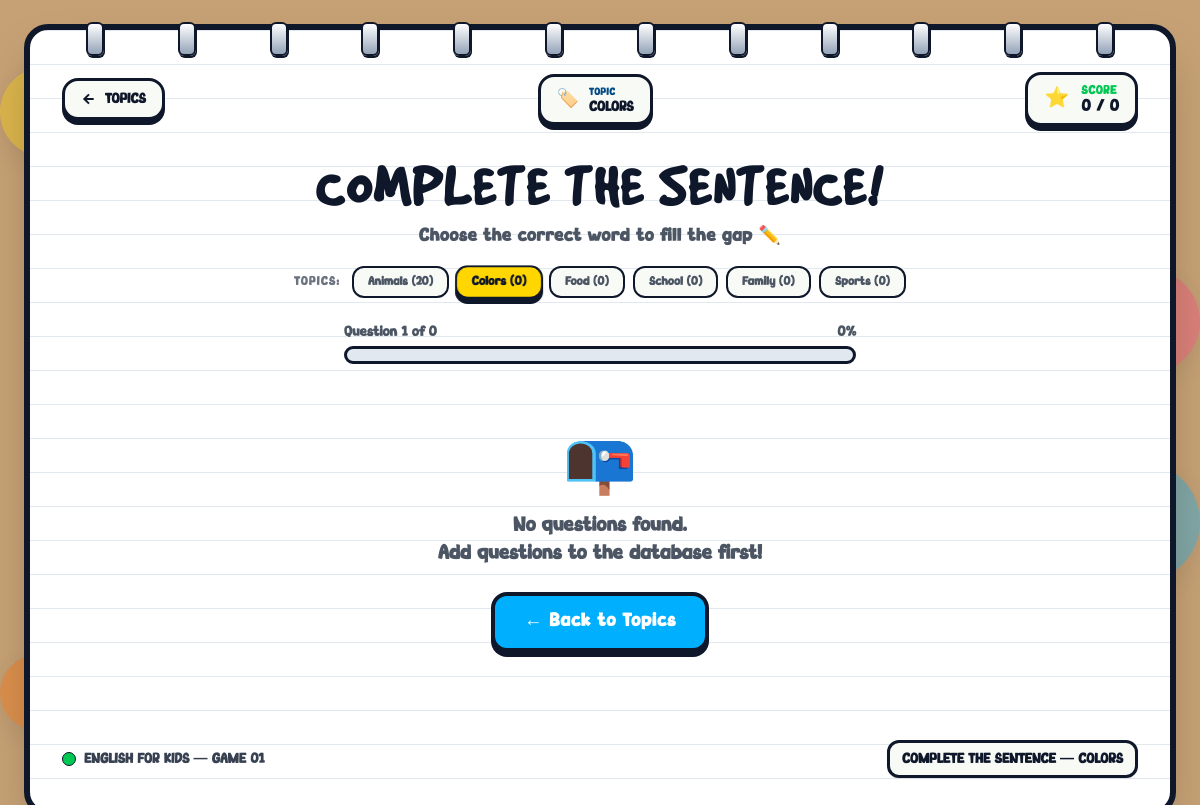
The page /jogo-ingles.php?tema=2 on the database its author committed.
### tables this page shows
CREATE TABLE IF NOT EXISTS Tema (
id INT PRIMARY KEY NOT NULL AUTO_INCREMENT,
id_jogo INT,
nome varchar(255) NOT NULL,
FOREIGN KEY (id_jogo) REFERENCES jogo (id)
);

### jogo-ingles.php (the view, shortened to what this page needs)
<?php
   require_once 'config/config.php';
   $id_jogo = 1;
   $sql_temas = "
       SELECT
           t.`id`,
           t.`nome`,
           COUNT(p.`id`) AS total_perguntas
       FROM `Tema` t
       LEFT JOIN `Pergunta` p ON p.`id_tema` = t.`id`
       WHERE t.`id_jogo` = ? OR t.`id_jogo` IS NULL
       GROUP BY t.`id`, t.`nome`
       ORDER BY t.`id` ASC
   ";
   $stmt_temas = $conn->prepare($sql_temas);
   $stmt_temas->bind_param("i", $id_jogo);
   $stmt_temas->execute();
   $res_temas = $stmt_temas->get_result();
   $temas_disponiveis = [];
   while ($t = $res_temas->fetch_assoc()) {
       $temas_disponiveis[] = [
           'id'              => (int) $t['id'],
           'nome'            => $t['nome'],
           'total_perguntas' => (int) $t['total_perguntas'],
       ];
   }
   $tema_param = $_GET['tema'] ?? $_GET['id_tema'] ?? null;
   $tema_ativo = null;
   if (!empty($temas_disponiveis)) {
       if ($tema_param !== null && $tema_param !== '') {
           foreach ($temas_disponiveis as $t) {
               if ((string) $t['id'] === (string) $tema_param || strcasecmp($t['nome'], (string) $tema_param) === 0) {
                   $tema_ativo = $t;
                   break;
               }
           }
       }
   }
   $perguntas = [];
shuffle($perguntas);
$total_perguntas = count($perguntas);
?>
<!DOCTYPE html>
<html lang="en">
<head>
    <script src="https://cdn.tailwindcss.com"></script>
    <link rel="stylesheet" href="css/jogo-ingles.css">
</head>
<body class="font-bingo min-h-screen text-tinta-escura flex flex-col justify-between p-2 sm:p-4 md:p-6 relative">
    <div id="livro-conteiner-principal"
         class="w-full flex-1 flex flex-col justify-between caderno-pagina-branca rounded-3xl shadow-2xl p-4 sm:p-6 md:p-8 relative">
        <div id="espiral-topo-caderno"
             class="w-full flex justify-between items-center -mt-8 sm:-mt-10 mb-4 z-20 px-2 sm:px-6">
            <div class="espiral-caderno"></div>
            <div class="espiral-caderno"></div>
            <div class="espiral-caderno"></div>
            <div class="espiral-caderno"></div>
            <div class="espiral-caderno"></div>
            <div class="espiral-caderno"></div>
            <div class="espiral-caderno"></div>
            <div class="espiral-caderno hidden sm:block"></div>
            <div class="espiral-caderno hidden sm:block"></div>
            <div class="espiral-caderno hidden md:block"></div>
            <div class="espiral-caderno hidden md:block"></div>
            <div class="espiral-caderno hidden md:block"></div>
        </div>
        <header id="cabecalho-jogo"
                class="w-full flex flex-wrap items-center justify-between gap-4 pb-4 mb-4">
            <a href="temas-ingles.php"
               class="cartao-dinamico flex items-center gap-2 bg-papel-claro borda-tinta-escura rounded-2xl px-4 py-2 shadow-sombra-cartum-branca font-bingo font-bold text-sm text-tinta-escura hover:bg-yellow-100 transition-colors"
               style="text-decoration: none;">
                <svg class="w-4 h-4" fill="none" stroke="currentColor" stroke-width="3" viewBox="0 0 24 24">
                    <path d="M19 12H5M12 5l-7 7 7 7"/>
                </svg>
                TOPICS
            </a>
            <?php if ($tema_ativo): ?>
            <div id="badge-tema-ativo"
                 class="flex items-center gap-2.5 bg-papel-claro borda-tinta-escura rounded-2xl px-4 py-2 shadow-sombra-cartum-branca">
                <span class="text-lg">🏷️</span>
                <div>
                    <span class="block text-[10px] font-black text-azul-escuro uppercase tracking-wider font-bingo">TOPIC</span>
                    <span class="block font-bingo text-sm font-extrabold text-tinta-escura uppercase leading-none">
                        <?= htmlspecialchars($tema_ativo['nome']) ?>
                    </span>
                </div>
            </div>
            <?php endif; ?>
            <div id="placar-jogo"
                 class="flex items-center gap-3 bg-papel-claro borda-tinta-escura rounded-2xl px-4 py-2 shadow-sombra-cartum-branca">
                <span class="text-xl">⭐</span>
                <div>
                    <span class="block text-xs font-black text-verde-vibrante uppercase tracking-wider font-bingo">SCORE</span>
                    <span id="texto-placar"
                          class="block font-bingo text-base font-bold text-tinta-escura leading-none">
                        0 / <?= $total_perguntas ?>
                    </span>
                </div>
            </div>
        </header>
        <main id="area-jogo" class="w-full my-auto flex flex-col items-center gap-6 max-w-3xl mx-auto">
            <div class="text-center">
                <h1 class="font-gooddog text-4xl sm:text-5xl md:text-6xl font-bold text-tinta-escura tracking-wider leading-tight">
                    COMPLETE THE SENTENCE!
                </h1>
                <p class="font-bingo text-base sm:text-lg font-extrabold text-gray-600 tracking-wide mt-1">
                    Choose the correct word to fill the gap ✏️
                </p>
            </div>
            <?php if (count($temas_disponiveis) > 1): ?>
            <div id="seletor-temas" class="flex flex-wrap items-center justify-center gap-2 -mt-2">
                <span class="font-bingo font-black text-xs text-gray-500 uppercase tracking-widest mr-1">TOPICS:</span>
                <?php foreach ($temas_disponiveis as $t): ?>
                    <a href="jogo-ingles.php?tema=<?= urlencode($t['id']) ?>"
                       class="cartao-dinamico px-3.5 py-1.5 rounded-xl font-bingo font-bold text-xs border-2 border-tinta-escura transition-all <?= ($tema_ativo && $tema_ativo['id'] === $t['id']) ? 'bg-amarelo-vibrante text-tinta-escura shadow-sombra-cartum-branca scale-105' : 'bg-papel-claro text-gray-600 hover:bg-white' ?>"
                       style="text-decoration: none;">
                        <?= htmlspecialchars(ucfirst($t['nome'])) ?> (<?= $t['total_perguntas'] ?>)
                    </a>
                <?php endforeach; ?>
            </div>
            <?php endif; ?>
            <div class="w-full max-w-lg">
                <div class="flex justify-between items-center mb-1 font-bingo font-bold text-sm text-gray-600">
                    <span id="label-progresso">Question 1 of <?= $total_perguntas ?></span>
                    <span id="label-porcentagem">0%</span>
                </div>
                <div id="barra-progresso-externa">
                </div>
            </div>
            <?php if ($total_perguntas > 0): ?>
            <div id="caixa-pergunta" class="w-full max-w-2xl">
                <p class="text-center font-bingo text-xs font-black text-gray-400 uppercase tracking-widest mb-3">
                    Fill in the blank:
                </p>
                <div class="texto-pergunta">
                    <span id="texto-primeira-parte"></span>
                    <span id="conteiner-lacuna" class="conteiner-lacuna">
                        <img id="fundo-lacuna-img"
                             class="fundo-lacuna-img"
                             src="<?= htmlspecialchars($perguntas[0]['fundo_lacuna'] ?? 'fundo-resposta-completar/1.png') ?>"
                             alt="Fundo colorido da lacuna"
                             aria-hidden="true"
                             draggable="false">
                        <span id="lacuna-resposta" class="lacuna">_____</span>
                    </span>
                    <span id="texto-segunda-parte"></span>
                </div>
            </div>
            <div id="grade-opcoes"
                 class="w-full max-w-2xl"
                 role="list"
                 aria-label="Answer options">
            </div>
            <div id="area-feedback"
                 class="text-center font-bingo font-bold text-lg min-h-[2rem]"
                 aria-live="polite">
            </div>
            <?php else: ?>
            <div class="text-center py-12">
                <p class="text-6xl mb-4">📭</p>
                <p class="font-bingo font-bold text-xl text-gray-600">
                    No questions found.<br>
                    Add questions to the database first!
                </p>
                <a href="temas-ingles.php"
                   class="botao-acao mt-6 bg-azul-vibrante text-white inline-flex"
                   style="text-decoration:none;">
                    ← Back to Topics
                </a>
            </div>
            <?php endif; ?>
        </main>
        <footer id="rodape-jogo"
                class="w-full pt-4 mt-6 flex flex-wrap items-center justify-between gap-3 text-xs md:text-sm font-bingo font-bold text-gray-700">
            <div class="flex items-center gap-2">
                <span class="w-3.5 h-3.5 bg-verde-vibrante border border-tinta-escura rounded-full inline-block"></span>
                <span>ENGLISH FOR KIDS — GAME 01</span>
            </div>
            <div class="bg-papel-claro borda-tinta-escura px-3 py-1.5 rounded-xl text-tinta-escura uppercase font-extrabold shadow-sm font-bingo">
                COMPLETE THE SENTENCE<?= $tema_ativo ? ' — ' . htmlspecialchars(strtoupper($tema_ativo['nome'])) : '' ?>
            </div>
        </footer>
    </div>
</body>
</html>

### css/jogo-ingles.css (style rules this page uses)
body { background-color: #c6a175; margin: 0; padding: 0; overflow-x: hidden; position: relative; min-height: 100vh; }
.caderno-pagina-branca { background-color: #FFFFFF; background-image: linear-gradient(#E2E8F0 1.5px, transparent 1.5px); background-size: 100% 34px; border: 6px solid #0F172A; position: relative; z-index: 10; }
.espiral-caderno { width: 18px; height: 34px; background: linear-gradient(180deg, #FFFFFF, #94A3B8); border: 2px solid #0F172A; border-radius: 6px; box-shadow: 1px 2px 0px #0F172A; }
.borda-tinta-escura { border: 3px solid #0F172A; }
#barra-progresso-externa { background: #E2E8F0; border: 3px solid #0F172A; border-radius: 999px; height: 18px; overflow: hidden; }
.cartao-dinamico { transition: transform 0.32s cubic-bezier(0.34, 1.56, 0.64, 1), box-shadow 0.3s ease; will-change: transform; }
.botao-acao { font-family: 'Bingo', cursive, sans-serif; letter-spacing: 0.04em; font-weight: 700; font-size: 1.15rem; padding: 0.75rem 1.8rem; border-radius: 16px; border: 4px solid #0F172A; box-shadow: 0px 5px 0px #0F172A; cursor: pointer; transition: transform 0.2s ease, box-shadow 0.2s ease; display: inline-flex; align-items: center; gap: 0.5rem; }

### rows shown on the page
tema: nome "COLORS", nome "Colors", total_perguntas "0"
tema: nome "Animals", total_perguntas "20"
tema: nome "Food", total_perguntas "0"
tema: nome "School", total_perguntas "0"
tema: nome "Family", total_perguntas "0"
tema: nome "Sports", total_perguntas "0"

### other values the page prints
$total_perguntas "0"
